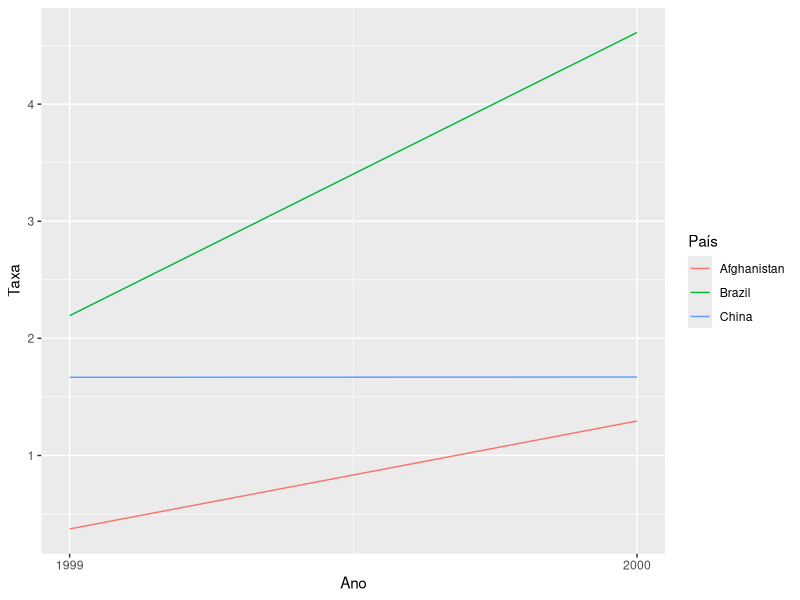

This figure's R source:
## ---- chunk 1
library(tidyverse)
## ---- chunk 2
table1
## ---- chunk 3
table2
## ---- chunk 4
table3
## ---- chunk 5
table4a
## ---- chunk 6
table4b
## ---- chunk 7
library(dplyr)
## ---- chunk 8
taxas <- table1 %>% mutate(taxa = 10000*cases/population)
taxas
## ---- chunk 9
casos_por_ano <- table1 %>% select(year, cases) %>% group_by(year) %>% summarize(numero_casos_ano = sum(cases))
casos_por_ano
## ---- chunk 10
casos_por_pais <- table1 %>% select(country, cases) %>% group_by(country) %>% summarize(numero_casos_pais = sum(cases))
casos_por_pais
## ---- chunk 11
diferenca_casos_por_pais <- table1 %>% select(country,cases,year) %>% group_by(country) %>% summarize(diferenca = diff(cases))
diferenca_casos_por_pais
## ---- chunk 12
library(ggplot2)
## ---- chunk 13
ggplot(taxas, aes(x = year, y = taxa, color = country)) +
  geom_line() +
  scale_x_continuous(breaks = c(1999, 2000)) +
  labs(x = "Ano", y = "Taxa", color = "País")
## ---- chunk 14
taxa_table2 <- table2 %>% 
  pivot_wider(
    names_from = type,
    values_from = count
  )
taxa_table2 <- taxa_table2 %>% mutate(taxa = 10000*cases/population)
taxa_table2
## ---- chunk 15
taxa_table4a <- table4a %>% 
  pivot_longer(
    cols = c("1999","2000"),
    names_to = "year",
    values_to = "cases"
  )

taxa_table4b <- table4b %>%
  pivot_longer(
    cols = c("1999","2000"),
    names_to = "year",
    values_to = "population"
  )

taxa_table4a
taxa_table4b

uniao <- taxa_table4a %>%
  left_join(taxa_table4b, by = c("country","year"))

taxa_table4ab <- uniao %>% mutate(taxa = 10000*cases/population)
taxa_table4ab
## ---- chunk 16
new_table3 <- table3 %>% separate(rate, into = c("cases","populacion"), sep="/")
new_table3
